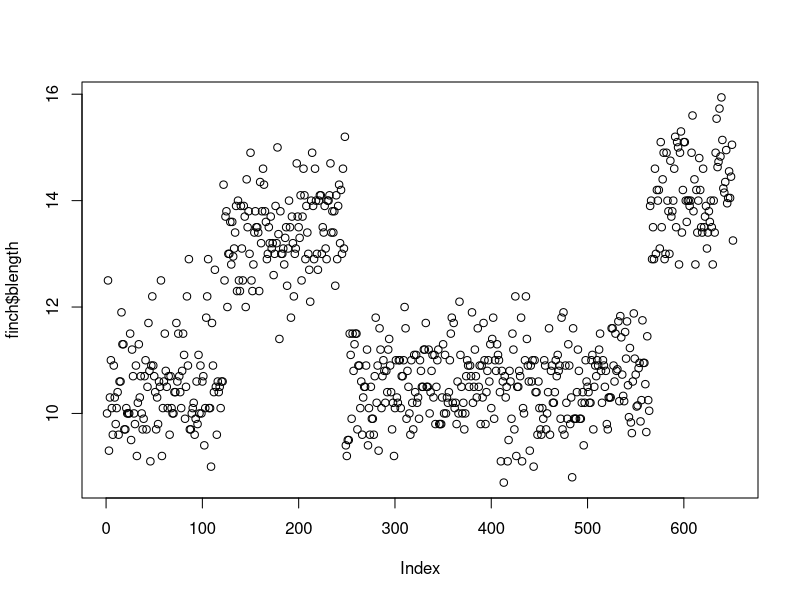
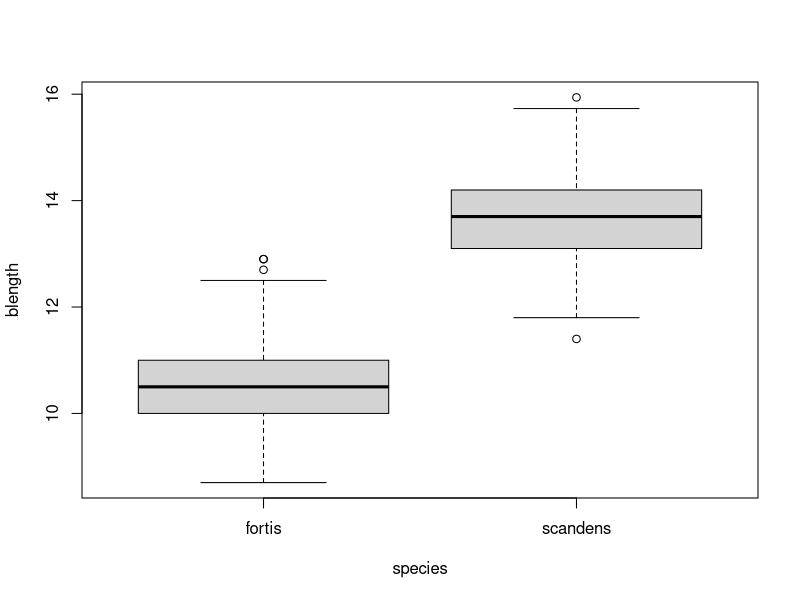
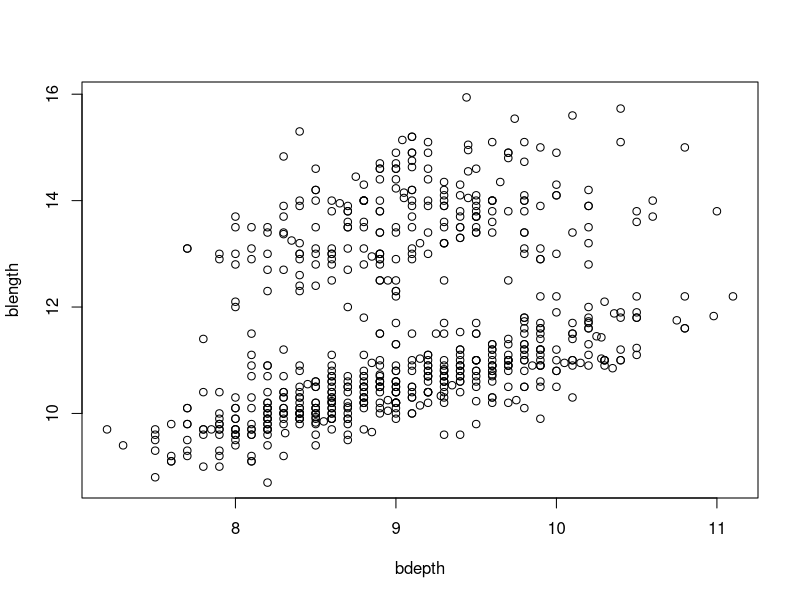
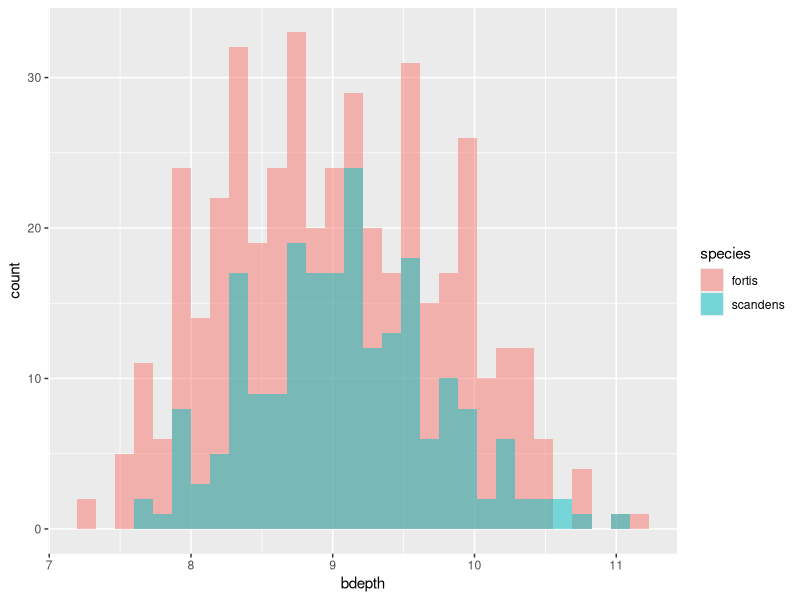

These figures' R source, in order: (Note: this script raises an error after producing the figures.)
# HW 02, Lampe

library(tidyverse)

finch <- read.csv("data/galapago-finches.csv",
                  stringsAsFactors = TRUE)
finch

#3.1 ####

#Problem 1.1
names(finch)

#1.2
#year , band 

#1.3
str(finch)

#1.4
#The species row is a factor, 
unique(finch$species)
# the levels are fortis and scandens 

#1.5
# the mode of the year column is integers 

#1.6
as_tibble(finch) 

#1.7
finch$year

#1.8
distinct(finch, year, species)

#3.2 ####

#2.1 
plot(finch$blength)

#2.2 
# the data has two distinct leves of data, the first and thrid are on one level and the second and fourth are on another. I don't see any concerning data 

#2.3
plot(blength ~ species, data = finch)

#2.4
# I see to plots with means and averages as well as a few outliers

#2.5
plot(blength ~ bdepth, data = finch)

#2.6
#There are relations between short and long beak length, there is very few in between beak length, the shorter the beak the smaller the depth but the depth is limited by length.

# 3.3 ####

#3.1
finch |>
  filter(blength >= 15)
#3.2
# There are 15 individual rows, only scandens are there and 13 are from 1975 and 2 are from 2012

#3.3
finch |> 
    filter(bdepth <8,
         species == "fortis")
# this returns 35 rows

#3.4
finch |>
  filter(blength == 10 |
           blength == 12)

#3.5
finch2 <- finch |>
  mutate(finch_year = factor(year,
                             c("1975", "2012")))
as_tibble(finch2)
levels(finch2$finch_year)

#3.6
finch2 |>
  group_by(finch_year) |> # only the categories here
  summarize(mean_blength = mean(blength),
            sd_mass = sd(blength),
            n_mass = n()) |>
  mutate(se_mass = sd_mass / sqrt(n_mass))|>
  ungroup()


#3.4 Problem 4, ####

#4.1
finch
ggplot(data = finch,
       aes(x = bdepth,
           fill = species)) +
  geom_histogram(alpha = .5,
                 position = "identity")

#4.2
finch
ggplot(data = finch,
       aes(x = bdepth,
           fill = species)) +
  geom_histogram(alpha = .5,
                 position = "identity") +
  facet_wrap(~year)+
  labs(x = "beak depth (mm)")+
  geom_col()
